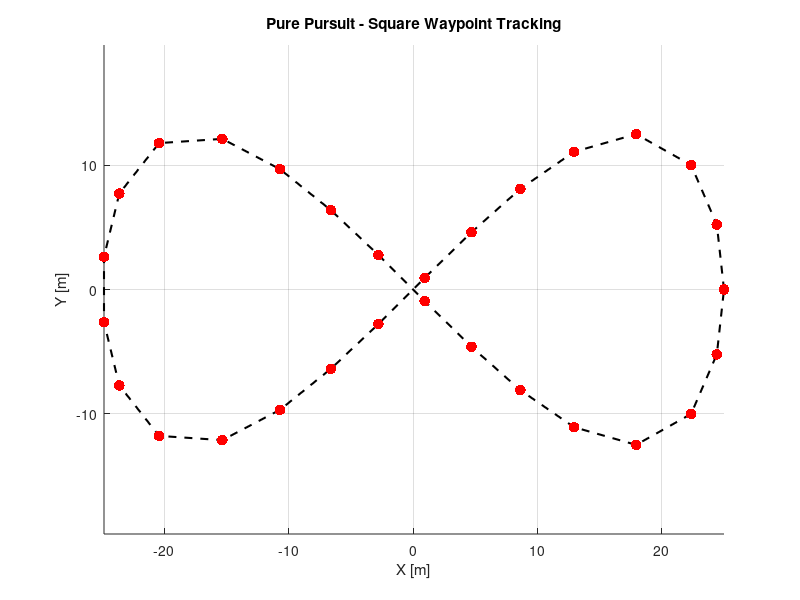

The MATLAB script that drew this image: (Note: this script raises an error after producing the figure.)
clc; clear;

% ------------------------ Waypoint Definition ------------------------
% Create a square (4 sides, 10m each, with a few midpoints = 10 total)

% R = 50;              % Radius in meters
% s = 5;               % Desired spacing in meters
% C = 2 * pi * R;      % Circumference of the circle
% N = floor(C / s);    % Number of points
% delta_theta = 2 * pi / N;   % Angular spacing in radians
% 
% theta = (0:N-1) * delta_theta;  % Angle array
% 
% x = R * cos(theta);   % X coordinates
% y = R * sin(theta);   % Y coordinates
% 
% waypoints = [x', y'];    % Nx2 array of (x, y) points
% Total 10 points
% Parameters
a = 25;                    % Scale factor (width ~50 meters)
t_dense = linspace(0, 2*pi, 1000);  % Densely sample t

% Parametric equations (Lemniscate of Gerono)
x_dense = a * cos(t_dense);
y_dense = a * sin(t_dense) .* cos(t_dense);

% Compute cumulative arc length
dx = diff(x_dense);
dy = diff(y_dense);
ds = sqrt(dx.^2 + dy.^2);
s = [0, cumsum(ds)];  % Arc length at each point

% Desired spacing between points
spacing = 5;                     % meters
total_length = s(end);
num_points = floor(total_length / spacing);

% Generate equally spaced arc lengths
s_uniform = linspace(0, total_length, num_points);

% Interpolate to get equally spaced points
x_uniform = interp1(s, x_dense, s_uniform);
y_uniform = interp1(s, y_dense, s_uniform);

% Store in a Nx2 array
waypoints = [x_uniform', y_uniform'];


% ------------------------ Vehicle Setup ------------------------
state = [20; 0; deg2rad(0)]; % Initial position and heading
v = 2.5;                    % Constant speed [m/s]
dt = 0.1;                   % Time step [s]
lookahead_gain = 1.5;
lookahead_min = 7.0;
lookahead_max = 8.0;
goal_radius = 1.0;          % How close to a waypoint counts as "reached"
v_max = 5.0;                         % [m/s] Max speed of your ATV (realistically measured)
delta_max = deg2rad(45);            % [rad] Max steering angle (typical for small ATVs)

% ------------------------ Visualization Setup ------------------------
figure; hold on; axis equal; grid on;
plot(waypoints(:,1), waypoints(:,2), 'k--', 'LineWidth', 1.5);
scatter(waypoints(:,1), waypoints(:,2), 60, 'r', 'filled');
xlabel('X [m]'); ylabel('Y [m]');
title('Pure Pursuit - Square Waypoint Tracking');

% ------------------------ Simulation Setup ------------------------
trajectory = [];
error_list = [];
max_steps = 1000;
wp_index = 2; % Start with wp1 as current, wp0 as previous

% ------------------------ Main Loop ------------------------
for step = 1:max_steps
    if wp_index > size(waypoints, 1)
        disp('Reached final waypoint. Stopping.');
        break;
    end

    % Waypoints
    prev_wp = waypoints(wp_index - 1, :);
    curr_wp = waypoints(wp_index, :);
    pos = state(1:2);

    % Pure Pursuit
    [target_bearing, status] = calcTargetBearing(curr_wp, prev_wp, pos, ...
        v, lookahead_gain, lookahead_min, lookahead_max);

    % Kinematic bicycle model with steering angle
    L = 0.98;  % Your measured ATV wheelbase in meters

    heading_error = wrapToPi(target_bearing - state(3));

    % Convert heading error to steering angle (Pure Pursuit approximation)
    % δ = arctan(2L sin(α) / lookahead_distance)
    % For this: lookahead_distance = status.lookahead_distance
    

    % Limit steering angle
    
    % Compute desired steering angle from heading error
    delta = atan2(2 * L * sin(heading_error), status.lookahead_distance);

    % Clamp to mechanical steering limit
    delta = max(min(delta, delta_max), -delta_max);
    % Compute desired speed (e.g., based on curvature or constant)
    v_command = v_max;

    % Update state using bicycle model
    theta = state(3);
    x_dot = v * cos(theta);
    y_dot = v * sin(theta);
    theta_dot = v * tan(delta) / L;

    % Euler integration
    state = state + dt * [x_dot; y_dot; theta_dot];

    % Store
    trajectory = [trajectory; state'];
    error_list = [error_list; status.crosstrack_error];

    % Plot
    plot(pos(1), pos(2), 'bo', 'MarkerSize', 4, 'MarkerFaceColor', 'b');
    drawnow;

    % Check if reached current waypoint
    if norm(pos - curr_wp') < goal_radius
        wp_index = wp_index + 1;
    end
end

% ------------------------ Final Plot ------------------------
plot(trajectory(:,1), trajectory(:,2), 'b-', 'LineWidth', 2);
legend('Path', 'Waypoints', 'Rover Path');

% Optional: Crosstrack error
figure;
plot((1:length(error_list)) * dt, error_list, 'r', 'LineWidth', 2);
xlabel('Time [s]'); ylabel('Cross-track Error [m]');
title('Cross-track Error Over Time'); grid on;
